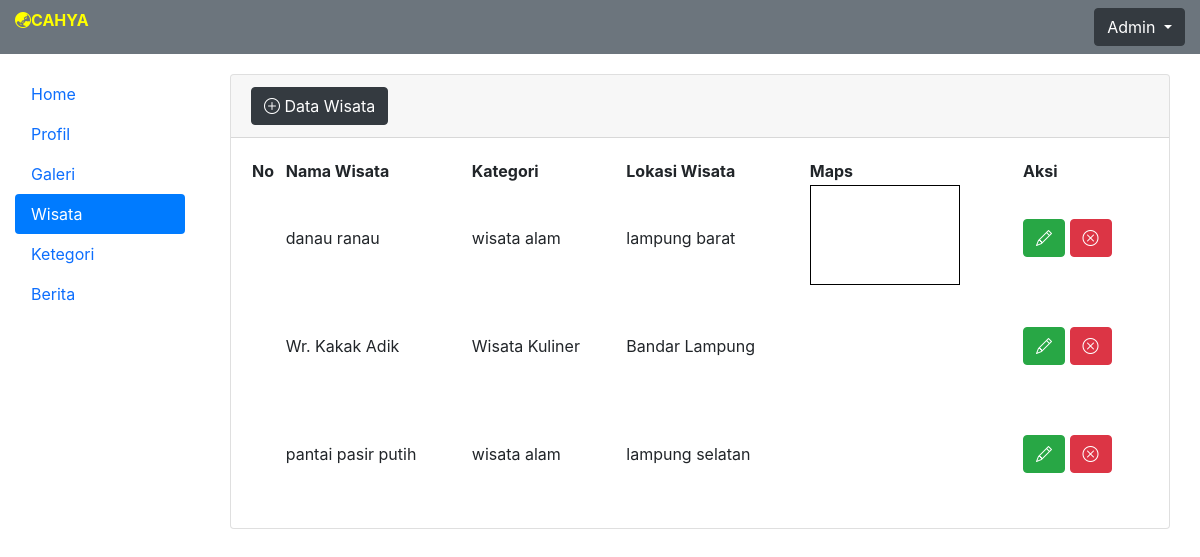
/dashboard.php?hal=wisata (signed in), run on the app's committed database.
### tables this page shows
CREATE TABLE `tbl_wisata` (
  `id_wisata` int(11) NOT NULL,
  `nama_wisata` varchar(111) NOT NULL,
  `id_kategori` int(11) NOT NULL,
  `lokasi_wisata` varchar(111) NOT NULL,
  `link_peta` varchar(350) NOT NULL,
  `deskripsi` text NOT NULL
);

CREATE TABLE `tbl_kategori` (
  `id_kategori` int(11) NOT NULL,
  `nama_kategori` varchar(50) NOT NULL,
  `keterangan` varchar(200) NOT NULL,
  `url_img` varchar(255) NOT NULL
);

### modul/mod_wisata/wisata.php (the view)
<div class="container-fluid">
    <div class="card">
        <div class="card-header">
            <a href="dashboard.php?hal=tambah_wisata" class="btn btn-dark"><i class="bi bi-plus-circle"></i>  Data Wisata</a>
        </div>
        <div class="card-body">
            <table id="example" class="display" style="width: 100%">
                <thead>
                    <tr>
                        <th>No</th>
                        <th>Nama Wisata</th>
                        <th>Kategori</th>
                        <th>Lokasi Wisata</th>
                        <th>Maps</th>
                        <th>Aksi</th>
                    </tr>
                </thead>
                <tbody>
                    <?php
                    $sql = mysqli_query($koneksi,"SELECT * FROM tbl_wisata, tbl_kategori WHERE tbl_wisata.id_kategori=tbl_kategori.id_kategori");
                    while($r = mysqli_fetch_array($sql)){
                    ?>
                     <tr>
                        <td></td>
                        <td><?php echo $r['nama_wisata'] ?></td>
                        <td><?php echo $r['nama_kategori'] ?></td>
                        <td><?php echo $r['lokasi_wisata'] ?></td>
                        <td>
                        <iframe width="150" height="100" src="<?php echo $r ['link_peta']?>"></iframe>
                        </td>
                        <td>
                            <a href="dashboard.php?hal=edit_wisata&id= <?php echo $r['id_wisata']?>" class="btn btn-success"><i class="bi bi-pencil"></i></a>
                            <a href="dashboard.php?hal=hapus_wisata&id= <?php echo $r['id_wisata']?>" class="btn btn-danger"><i class="bi bi-x-circle"></i></a>
                        </td>
                     </tr>
                    <?php
                    }
                    ?>
                </tbody>
            </table>
        </div>
    </div>
</div>

### data on the page
tbl_wisata: nama_wisata "danau ranau", id_kategori.nama_kategori "wisata alam", lokasi_wisata "lampung barat"
tbl_wisata: nama_wisata "Wr. Kakak Adik", id_kategori.nama_kategori "Wisata Kuliner", lokasi_wisata "Bandar Lampung"
tbl_wisata: nama_wisata "pantai pasir putih", id_kategori.nama_kategori "wisata alam", lokasi_wisata "lampung selatan"
